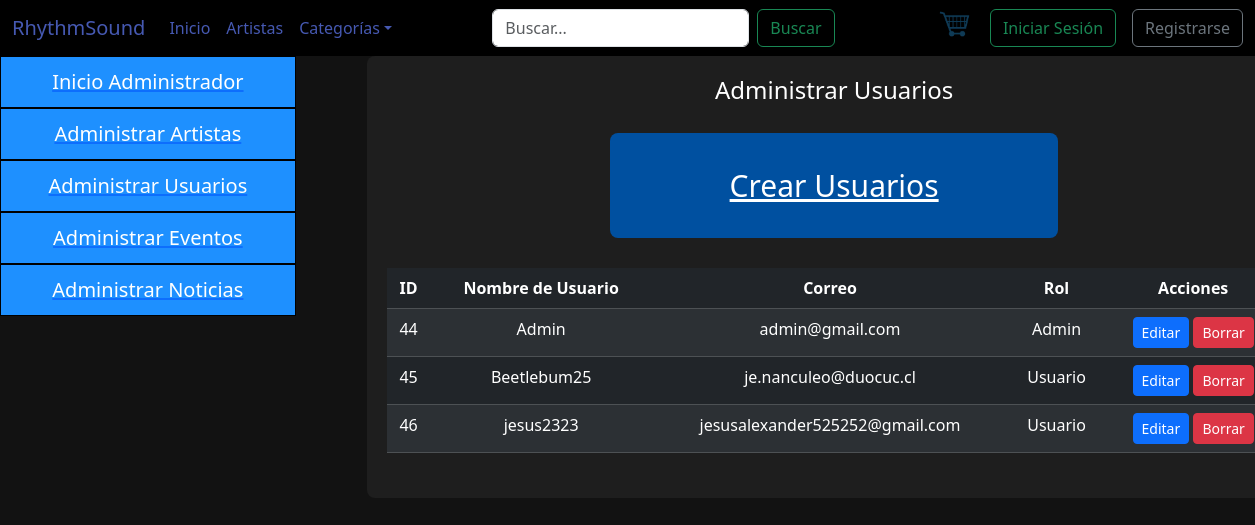
Page /listado_usuario/ on the committed database.
### rsound/models.py (models this page shows, shortened)
class Usuario(models.Model):
    idUsuario = models.AutoField(primary_key=True, verbose_name='Id de usuario')
    nombreUsuario = models.CharField(max_length=15)
    nombre = models.CharField(max_length=20)
    apellidos = models.CharField(max_length=40)
    numero_telefonico = models.CharField(max_length=20, verbose_name="Número Telefónico (+56)", default='0000000000')
    correo = models.EmailField(max_length=40)
    contraseña = models.CharField(max_length=128)
    fechacreacion = models.DateField(verbose_name='Fecha de creación', auto_now_add=True)
    rol = models.ForeignKey(Rol, on_delete=models.CASCADE)

class Rol(models.Model):
    idRol = models.AutoField(primary_key=True,verbose_name='Id rol')
    nombreRol = models.CharField(max_length=15, blank=True, null=True)

### rsound/views.py (the view)
# urls.py: path('listado_usuario/', listado_usuario, name='listado_usuario'),
def listado_usuario(request):
    roles = Rol.objects.all()
    usuario = Usuario.objects.all()
    contexto = {"roles": roles, "persona": usuario}
    return render(request, 'rsound/Admin/listado_usuario.html', contexto)

### rsound/templates/rsound/Admin/listado_usuario.html (shortened to what this page needs)
{% extends 'rsound/Plantilla.html' %}
{% load static %}
{% block css %}
<link rel="stylesheet" href="{% static 'rsound/css/administracion.css' %}">
{% endblock css %}
{% block Contenido %}
<div class="row fondogeneralosos">
    <div class="col-md-3 col-sm-12 col-12">
        <div class="navegador">
            <nav class="barranav">
                <ul>
                    <a href="{% url 'administracion' %}">
                        <li>Inicio Administrador</li>
                    </a>
                    <a href="{% url 'adminartistas' %}">
                        <li>Administrar Artistas</li>
                    </a>
                    <a href="{% url 'adminusuario' %}">
                        <li>Administrar Usuarios</li>
                    </a>
                    <a href="{% url 'adminevento' %}">
                        <li>Administrar Eventos</li>
                    </a>
                    <a href="{% url 'adminnoticia' %}">
                        <li>Administrar Noticias</li>
                    </a>
                </ul>
            </nav>
        </div>
    </div>
    <div class="col-md-9 col-sm-12 col-12 ">
        <div class="col-md-12 administracion">
            <div class="container-editar">
                <div class="container-datos">
                    <h4 id="titulo">Administrar Usuarios</h4>
                    <div class="row botonfiguras">
                        <div class="col-md-12">
                            <div class="boton">
                                <a href="{% url 'crear_usuario' %}">Crear Usuarios</a>
                            </div>
                        </div>
                        <form action="{% url 'adminusuario' %}" method="post">
                            <div class="lista">
                                <table class="table table-dark table-striped">
                                    <thead>
                                        <tr>
                                            <th>ID</th>
                                            <th>Nombre de Usuario</th>
                                            <th>Correo</th>
                                            <th>Rol</th>
                                            <th>Acciones</th>
                                        </tr>
                                    </thead>
                                    <tbody>
                                        {% for usuario in persona %}
                                        <tr>
                                            <td>{{ usuario.idUsuario }}</td>
                                            <td>{{ usuario.nombreUsuario }}</td>
                                            <td>{{ usuario.correo }}</td>
                                            <td>{{ usuario.rol.nombreRol }}</td>
                                            <td>
                                                <a href="{% url 'pagEditar_usuario' usuario.idUsuario %}" class="btn btn-primary btn-sm">Editar</a>
                                                <a href="{% url 'eliminar_usuario' usuario.idUsuario %}" class="btn btn-danger btn-sm">Borrar</a>
                                            </td>
                                        </tr>
                                        {% endfor %}
                                    </tbody>
                                </table>
                            </div>
                        </form>
                    </div>
                </div>
            </div>
        </div>
    </div>
</div>
{% endblock Contenido %}

### rsound/static/rsound/css/administracion.css (style rules this page uses)
body { font-family: 'Arial', sans-serif; background-color: #121212 !important; color: #ddd; }
.administracion { background-color: #1e1e1e; width: 90%; margin-left: 5%; min-height: 400px; text-align: center; padding: 20px; border-radius: 8px; }
.navegador { text-align: center; width: 100%; padding: 0; }
.navegador .barranav ul { list-style-type: none; margin: 0; padding: 0; height: 100%; }
.barranav { position: sticky !important; }
.barranav ul a li { background-color: #1e90ff; color: #fff !important; font-size: 20px; display: block; padding: 10px 18px; text-decoration: none; }
.navegador .barranav ul li { border: 1px solid #000000; }
.container-datos { text-align: center; }
.lista { margin-bottom: 25px; }
.botonfiguras { margin-top: 30px; }
.botonfiguras .boton { border-radius: 8px; font-size: 30px; margin-left: 25%; margin-top: 20px; padding: 30px; width: 50%; background-color: #0050a0; margin-bottom: 30px; }
.botonfiguras .boton a { color: white !important; }

### rsound/static/rsound/css/Styles.css (style rules this page uses)
body { font-family: 'Arial', sans-serif; background-color: #121212 !important; }

### rsound/static/rsound/css/Style3.css (style rules this page uses)
body { font-family: Arial, sans-serif; background-color: #000; color: #fff !important; margin: 0; padding: 0; }

### rsound/static/rsound/css/cssNavbar.css (style rules this page uses)
nav { background-color: #000000; }

### rows in the picture
Usuario: idUsuario "44", nombreUsuario "Admin", correo "admin@gmail.com", rol.nombreRol "Admin"
Usuario: idUsuario "45", nombreUsuario "Beetlebum25", correo "je.nanculeo@duocuc.cl", rol.nombreRol "Usuario"
Usuario: idUsuario "46", nombreUsuario "jesus2323", correo "jesusalexander525252@gmail.com", rol.nombreRol "Usuario"
